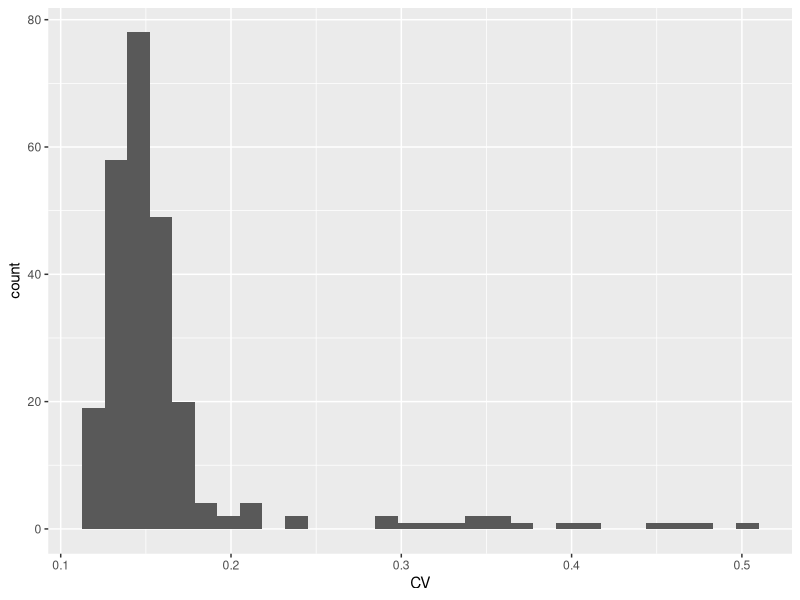
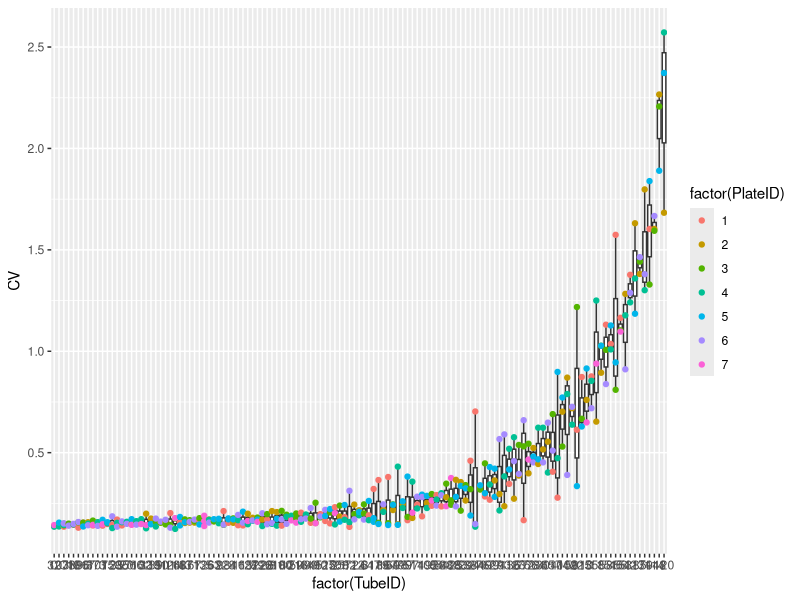
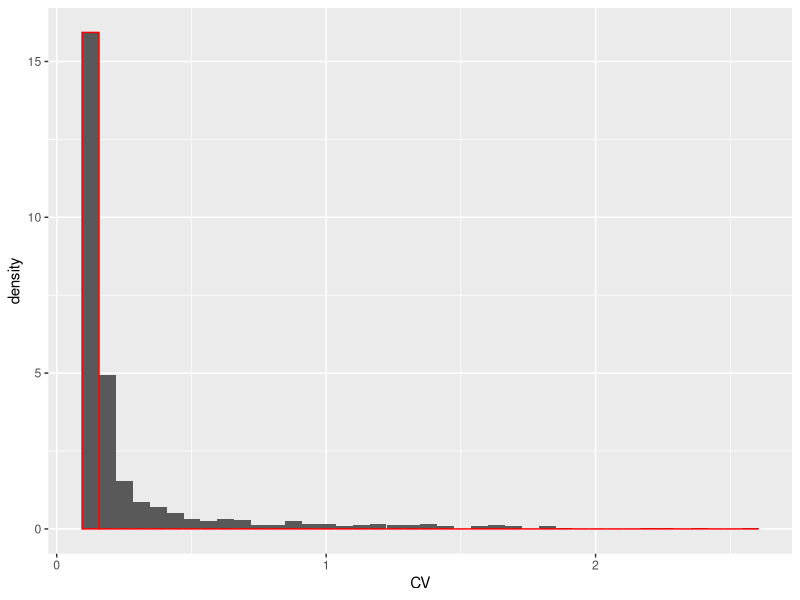
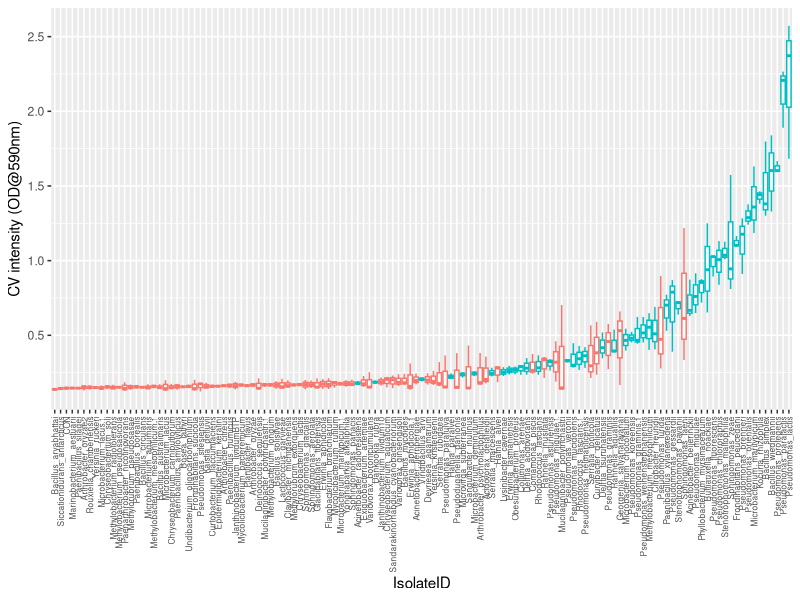
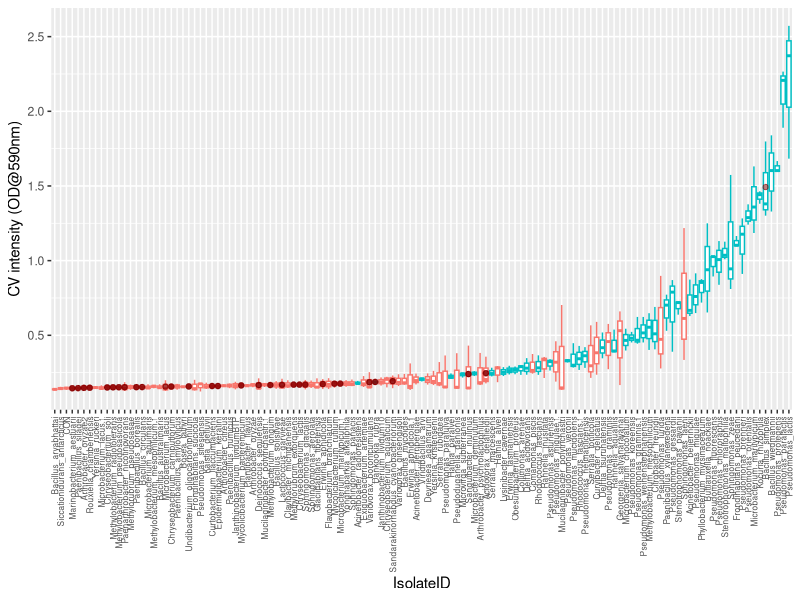
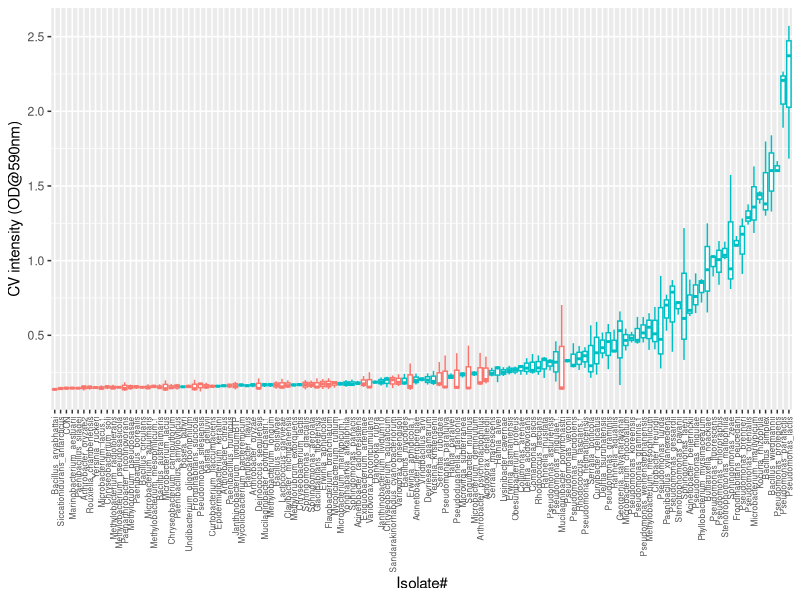
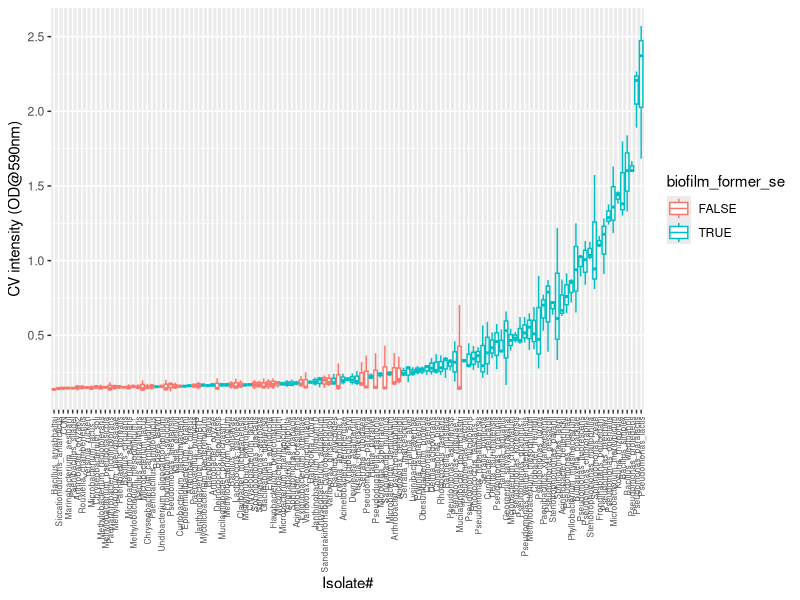
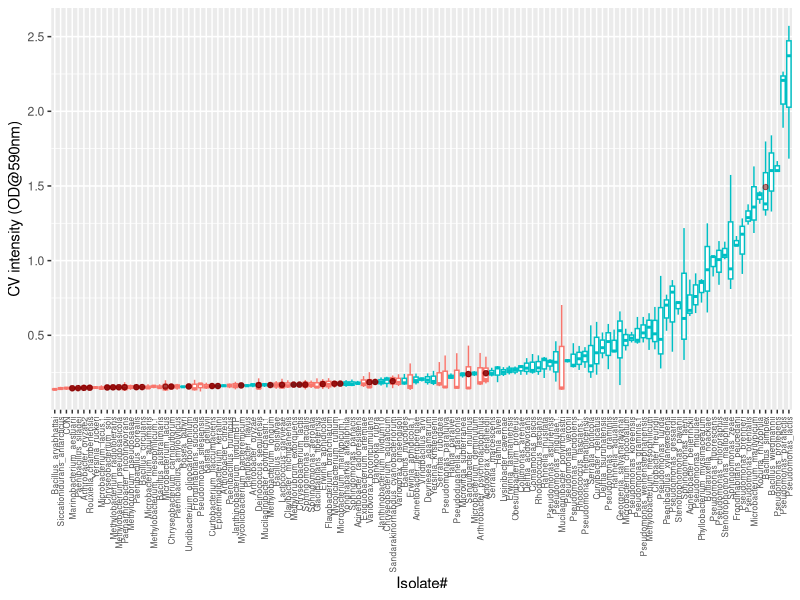

These charts were generated, in order, by the following R code:
##### plotting cv biofilm assay ######
library(tidyverse)
dat <- read.delim("biofilm_assay_allisolates.txt", stringsAsFactors = FALSE)

dat_filt <- dat %>%
  filter(TubeID!="EDGE")

dat_filt <- dat_filt %>%
  group_by(TubeID) %>%
  summarize(ave_cv = mean(CV)) %>%
  right_join(dat_filt)

# Make genus and species ID unique; get first of every tube
dat_filt <- dat_filt %>%
  select(TubeID, g_sp) %>%
  mutate(TubeID_first = duplicated(TubeID)) %>%
  filter(!TubeID_first) %>%
  mutate(g_sp_unique = make.unique(as.character(g_sp))) %>%
  select(TubeID, g_sp_unique) %>%
  full_join(dat_filt)

# Edges only-- may be some contaminated ones.
dat %>%
  filter(TubeID=="EDGE") %>%
  ggplot() +
  geom_histogram(aes(x=CV))

# Plotting boxplot of ordered
dat_filt %>%
  arrange(ave_cv) %>%
  mutate(TubeID=factor(TubeID, levels=unique(TubeID))) %>%
  ggplot(aes(x=factor(TubeID), y=CV)) +
  geom_boxplot()+
  geom_point(aes(col=factor(PlateID)))

CON_only <- dat_filt %>%
  filter(TubeID=="CON") 

# Plotting histogram

dat_filt %>%
  ggplot() +
  geom_histogram(aes(x=CV, y=..density..), bins=40) +
  geom_histogram(data=CON_only, aes(x=CV, y=..density..), bins=40, col="red")


# Fitting normal distribution to controls
con.mean <-  mean(CON_only$CV)
con.sd <- sd(CON_only$CV)
con.se <- sd(CON_only$CV)/sqrt(length(CON_only$CV))
sig_thresh <- qnorm(c(0.975), mean=con.mean, sd=con.sd)
sig_thresh_se <- qnorm(c(0.975), mean=con.mean, sd=con.se)


dat_biofilm_members <- dat_filt %>%
  group_by(TubeID) %>%
  summarize(mean=mean(CV), sd=sd(CV)) %>%
  mutate(sig_lwr = qnorm(0.025, mean=mean, sd=sd)) %>%
  mutate(sig_lwr_se = qnorm(0.025, mean=mean, sd=sd/sqrt(3))) %>%
  mutate(biofilm_former_sd = ifelse(sig_lwr>sig_thresh, T,F)) %>%
  mutate(biofilm_former_se = ifelse(sig_lwr_se>sig_thresh_se, T,F))

dat_filt_withbiofilm <- dat_filt %>%
  left_join(dat_biofilm_members) %>%
  arrange(ave_cv) %>%
  mutate(g_sp_unique=factor(g_sp_unique, levels=unique(g_sp_unique))) %>%
  mutate(CAUTION=ifelse(cloudy<2, ave_cv, NA))

ggsave("biofilm_former_sd.pdf", width=9, height=5
       , dat_filt_withbiofilm %>%
         ggplot(aes(x=factor(g_sp_unique), y=CV)) +
         geom_boxplot(aes(col=biofilm_former_sd), show.legend = FALSE)+
         # geom_point(aes(y=CAUTION), col="darkred",alpha=0.5) +
         xlab("IsolateID")+
         ylab("CV intensity (OD@590nm)") +
         theme(axis.text.x=element_text(angle=90, size=6, hjust = 1, vjust=0.5))
       )
ggsave("biofilm_former_sd_crosscheck.pdf", width=9, height=5
       , dat_filt_withbiofilm %>%
         ggplot(aes(x=factor(g_sp_unique), y=CV)) +
         geom_boxplot(aes(col=biofilm_former_sd), show.legend = FALSE)+
         geom_point(aes(y=CAUTION), col="darkred",alpha=0.5) +
         xlab("IsolateID")+
         ylab("CV intensity (OD@590nm)") +
         theme(axis.text.x=element_text(angle=90, size=6, hjust = 1, vjust=0.5))
)

ggsave("biofilm_former_se.pdf", width=9, height=5
       , dat_filt_withbiofilm %>%
         ggplot(aes(x=factor(g_sp_unique), y=CV)) +
         geom_boxplot(aes(col=biofilm_former_se), show.legend = FALSE)+
         # geom_point(aes(y=CAUTION), col="darkred",alpha=0.5) +
         xlab("Isolate#")+
         ylab("CV intensity (OD@590nm)") +
         theme(axis.text.x=element_text(angle=90, size=6, hjust = 1, vjust=0.5))
)

ggsave("biofilm_former_se_withlegend.pdf", width=12, height=5
       , dat_filt_withbiofilm %>%
         mutate(Biofilm_former = biofilm_former_se) %>%
         ggplot(aes(x=factor(g_sp_unique), y=CV)) +
         geom_boxplot(aes(col=biofilm_former_se), show.legend = TRUE)+
         # geom_point(aes(y=CAUTION), col="darkred",alpha=0.5) +
         xlab("Isolate#")+
         ylab("CV intensity (OD@590nm)") +
         theme(axis.text.x=element_text(angle=90, size=6, hjust = 1, vjust=0.5))
)

ggsave("biofilm_former_se_crosscheck.pdf", width=9, height=5
       , dat_filt_withbiofilm %>%
         ggplot(aes(x=factor(g_sp_unique), y=CV)) +
         geom_boxplot(aes(col=biofilm_former_se), show.legend = FALSE)+
         geom_point(aes(y=CAUTION), col="darkred",alpha=0.5) +
         xlab("Isolate#")+
         ylab("CV intensity (OD@590nm)") +
         theme(axis.text.x=element_text(angle=90, size=6, hjust = 1, vjust=0.5))
)

ggsave("biofilm_data.pdf", width=9, height=5
       , dat_filt_withbiofilm %>%
         ggplot(aes(x=factor(g_sp_unique), y=CV)) +
         geom_boxplot()+
         # geom_point(col="grey",alpha=0.5) +
         xlab("Isolate#")+
         ylab("CV intensity (OD@590nm)") +
         theme(axis.text.x=element_text(angle=90, size=6, hjust = 1, vjust=0.5))
)

dat_filt_withbiofilm %>%
  filter(biofilm_former_se) %>%
  group_by(TubeID, g_sp_unique, IsolateID) %>%
  summarize(ave_cv = mean(ave_cv)) %>%
  arrange(-ave_cv) %>%
  write.table(file="list_se_sig_biofilmformers.txt", quote = FALSE, row.names = FALSE, col.names = TRUE, sep="\t")


#### Is biofilm forming abilities a function of growth speed?
# dat_filt_withbiofilm %>%
  # gather(growth_midpoint1, growth_midpoint2, growth_midpoint3, key=Rep, value=growth) %>%
  # ggplot() + geom_histogram(aes(x=as.numeric(growth)))
  
ggsave("growthrate_vs_biofilmformer.pdf"
       , dat_filt_withbiofilm %>%
         mutate(growth_midpoint1=as.numeric(growth_midpoint1), growth_midpoint2 = as.numeric(growth_midpoint2), growth_midpoint3= as.numeric(growth_midpoint3)) %>%
         mutate(growth_midpoint1 = ifelse(growth_midpoint1>30 | growth_midpoint1<=0, NA, growth_midpoint1)
                , growth_midpoint2 = ifelse(growth_midpoint2>30| growth_midpoint2<=0, NA, growth_midpoint2)
                , growth_midpoint3 = ifelse(growth_midpoint3>30| growth_midpoint3<=0, NA, growth_midpoint3)) %>%
         group_by(TubeID, g_sp_unique, IsolateID, growth_midpoint1, growth_midpoint2, growth_midpoint3) %>%
         summarize(mean_growth=mean(c(growth_midpoint1,growth_midpoint2,growth_midpoint3), na.rm = TRUE)
                   , sd_growth=sd(c(growth_midpoint1,growth_midpoint2,growth_midpoint3), na.rm = TRUE)
                   , mean_cv = mean(CV), sd_cv = sd(CV)) %>%
         ungroup() %>%
         ggplot() +
         geom_point(aes(x=mean_growth, y=mean_cv)) +
         geom_segment(aes(x = mean_growth-sd_growth, xend=mean_growth+sd_growth, y=mean_cv, yend=mean_cv), col="red", alpha=0.2)+
         geom_segment(aes(x = mean_growth, xend=mean_growth, y=mean_cv-sd_cv, yend=mean_cv+sd_cv), col="red", alpha=0.2)+
         xlab("Growth rate (1/2kmax, hours)")+
         ylab("CV intensity (OD@590)")+
         theme(axis.title = element_text(size=16))
       )
  
